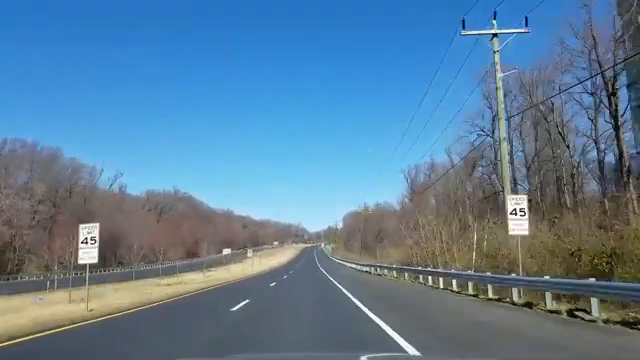
#> input picture frame 89 of lane_soures_code/lane_video3.mp4, 640 x 360 px
$ python lane.py
#> lines starting #> are read from the running program, lines starting #| are printed output that depends on the picture; after the words box and inside, x2 and y2 are one past the last pixel; in counts of white or black regions, pixels touching at a corner belong together
import cv2
import numpy as np

# Open video file
vidcap = cv2.VideoCapture("lane_video3.mp4")
success, image = vidcap.read()
#> image is the input picture: shape (360, 640, 3); mean B, G, R 152.6, 126.1, 91.6

# Function to handle trackbar events
def nothing(x):
    pass

# Create trackbars for HSV thresholding
cv2.namedWindow("Trackbars")
cv2.createTrackbar("LH", "Trackbars", 0, 255, nothing)
cv2.createTrackbar("LS", "Trackbars", 0, 255, nothing)
cv2.createTrackbar("LV", "Trackbars", 200, 255, nothing)
cv2.createTrackbar("UH", "Trackbars", 255, 255, nothing)
cv2.createTrackbar("US", "Trackbars", 50, 255, nothing)
cv2.createTrackbar("UV", "Trackbars", 255, 255, nothing)

while success:
    success, image = vidcap.read()  # Read frame
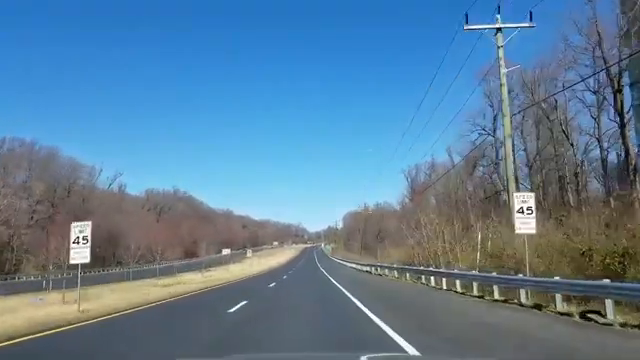
#> input picture frame 90 of lane_soures_code/lane_video3.mp4, 640 x 360 px
#> image is the input picture: shape (360, 640, 3); mean B, G, R 153, 126.4, 92
    if not success:
        break

    frame = cv2.resize(image, (640, 480))
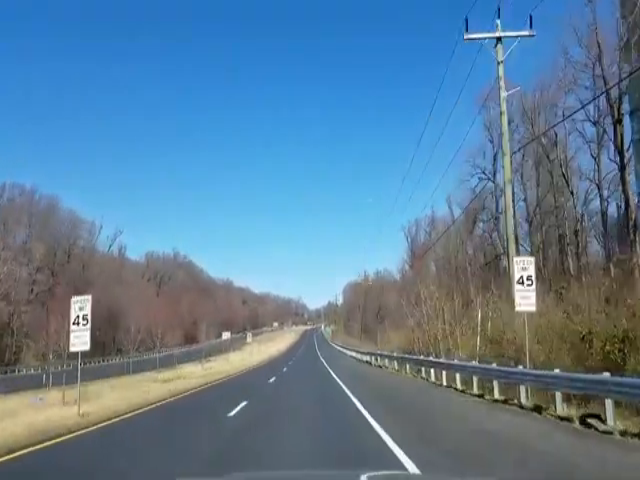
#> frame: shape (480, 640, 3); mean B, G, R 153, 126.4, 92

    # Choosing points for perspective transformation
    tl = (222, 387)
    bl = (70, 472)
    tr = (400, 380)
    br = (538, 472)

    # Draw circles for the points
    cv2.circle(frame, tl, 5, (0, 0, 255), -1)
#> frame: shape (480, 640, 3); 0.03% of pixels changed, all inside (x1, y1, x2, y2) = (217, 382, 228, 393)
    cv2.circle(frame, bl, 5, (0, 0, 255), -1)
#> frame: shape (480, 640, 3); mean B, G, R 153, 126.4, 92.1
    cv2.circle(frame, tr, 5, (0, 0, 255), -1)
#> frame: shape (480, 640, 3); mean B, G, R 152.9, 126.3, 92.2
    cv2.circle(frame, br, 5, (0, 0, 255), -1)
#> frame: shape (480, 640, 3); mean B, G, R 152.9, 126.3, 92.2

    # Applying perspective transformation
    pts1 = np.float32([tl, bl, tr, br])
    pts2 = np.float32([[0, 0], [0, 480], [640, 0], [640, 480]])

    # Matrix to warp the image for bird's-eye view
    matrix = cv2.getPerspectiveTransform(pts1, pts2)
    transformed_frame = cv2.warpPerspective(frame, matrix, (640, 480))
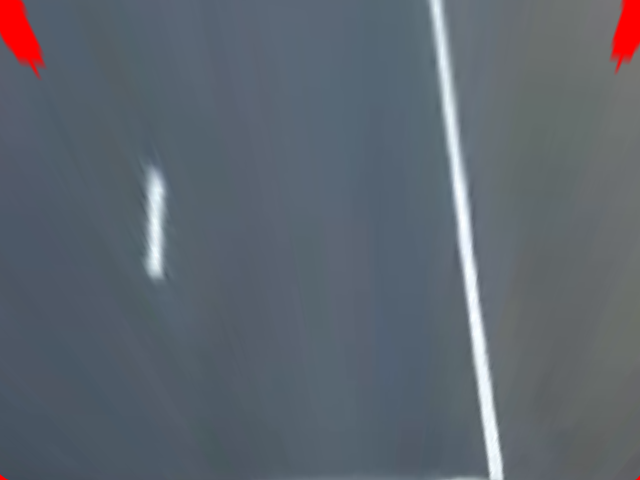
#> transformed_frame: shape (480, 640, 3); mean B, G, R 110.9, 101.5, 93.8

    # Image Thresholding
    hsv_transformed_frame = cv2.cvtColor(transformed_frame, cv2.COLOR_BGR2HSV)
#> hsv_transformed_frame: shape (480, 640, 3); mean H, S, V 101.5, 48.6, 113.6

    # Get trackbar positions
    l_h = cv2.getTrackbarPos("LH", "Trackbars")
    l_s = cv2.getTrackbarPos("LS", "Trackbars")
    l_v = cv2.getTrackbarPos("LV", "Trackbars")
    u_h = cv2.getTrackbarPos("UH", "Trackbars")
    u_s = cv2.getTrackbarPos("US", "Trackbars")
    u_v = cv2.getTrackbarPos("UV", "Trackbars")

    # Define the range for masking
    lower = np.array([l_h, l_s, l_v])
    upper = np.array([u_h, u_s, u_v])

    # Create the mask
    mask = cv2.inRange(hsv_transformed_frame, lower, upper)
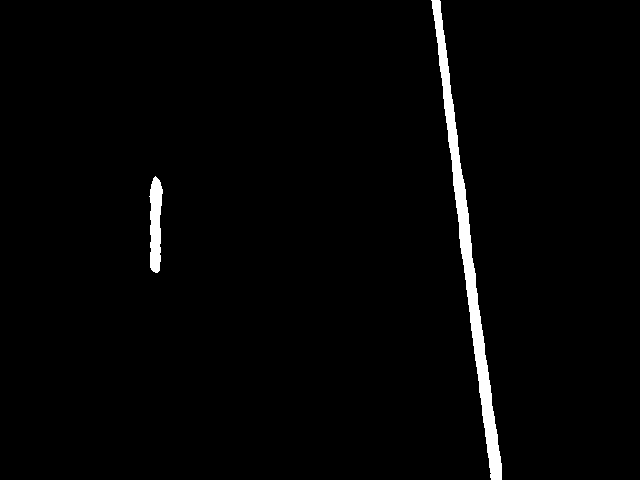
#> mask: shape (480, 640); 1.9% white; 2 white regions, box (x1, y1, x2, y2) and area: (431, 0, 502, 480) 4960, (149, 176, 163, 273) 980

    # Histogram
    histogram = np.sum(mask[mask.shape[0] // 2:, :], axis=0)
#> histogram = 640 values, max 23460 at index 490, min 0 at index 0, mean 1206.9
    midpoint = int(histogram.shape[0] / 2)
#> midpoint = 320

    left_base = np.argmax(histogram[:midpoint])
#> left_base = 155
    right_base = np.argmax(histogram[midpoint:]) + midpoint
#> right_base = 490

    # Sliding window
    y = 472
    lx = []
    rx = []
    msk = mask.copy()

    while y > 0:
        # Left threshold
        img_left = mask[y-48:y, left_base-50:left_base+50]
        contours, _ = cv2.findContours(img_left, cv2.RETR_TREE, cv2.CHAIN_APPROX_SIMPLE)

        for contour in contours:
            M = cv2.moments(contour)
            if M["m00"] != 0:
                cx = int(M["m10"] / M["m00"])
                cy = int(M["m01"] / M["m00"])
                lx.append(left_base - 50 + cx)
                left_base = left_base - 50 + cx

        # Right threshold
        img_right = mask[y-48:y, right_base-50:right_base+50]
        contours, _ = cv2.findContours(img_right, cv2.RETR_TREE, cv2.CHAIN_APPROX_SIMPLE)

        for contour in contours:
            M = cv2.moments(contour)
            if M["m00"] != 0:
                cx = int(M["m10"] / M["m00"])
                cy = int(M["m01"] / M["m00"])
                rx.append(right_base - 50 + cx)
                right_base = right_base - 50 + cx

        # Draw rectangles around detected windows
        cv2.rectangle(msk, (left_base-50, y), (left_base+50, y-40), (255, 255, 255), 2)
        cv2.rectangle(msk, (right_base-50, y), (right_base+50, y-40), (255, 255, 255), 2)

        y -= 40
#> this loop made 12 passes
#> pass 1, `img_right = mask[y-48:y, right_base-50:right_base+50]`:
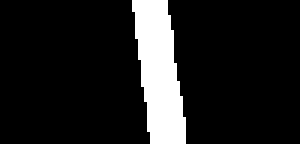
#> img_right: shape (48, 100) (shown 3 times larger); 12.2% white; 1 white region, box (x1, y1, x2, y2) and area: (44, 0, 62, 48) 586
#> pass 3, `img_right = mask[y-48:y, right_base-50:right_base+50]`:
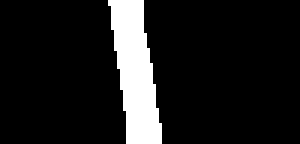
#> img_right: shape (48, 100) (shown 3 times larger); 11.3% white; 1 white region, box (x1, y1, x2, y2) and area: (36, 0, 54, 48) 542
#> after the loop:
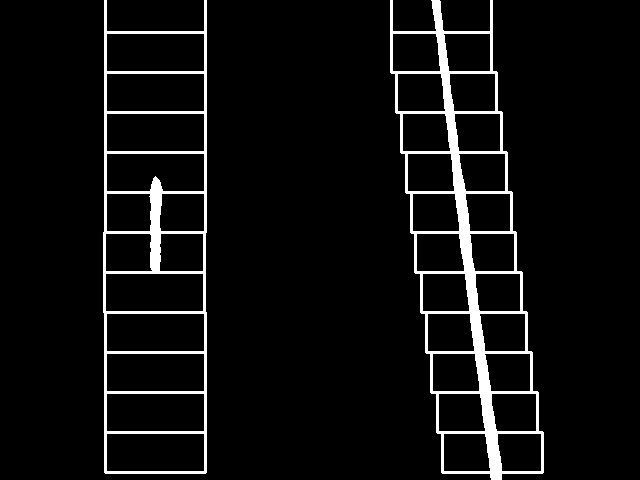
#> msk: shape (480, 640); 6% white; 2 white regions, box (x1, y1, x2, y2) and area: (390, 0, 544, 480) 11051, (103, 0, 207, 474) 7235
#> after the loop, left_base = 155; lx = [154, 154, 155, 155]; right_base = 441; rx = [492, 487, 481, 476, 471, 465, 461, 456, 451, 446, 441]; y = -8

    # Display images
    cv2.imshow("Original", frame)
    cv2.imshow("Bird's Eye View", transformed_frame)
    cv2.imshow("Lane Detection Image Thresholding", mask)
    cv2.imshow("Lane Detection Sliding Windows", msk)

    # Exit on pressing 'Esc'
    if cv2.waitKey(40) == 27:
#> (key Esc is pressed here)
        break

# Release video capture and close windows
vidcap.release()
cv2.destroyAllWindows()

$ run again, starting later in the video
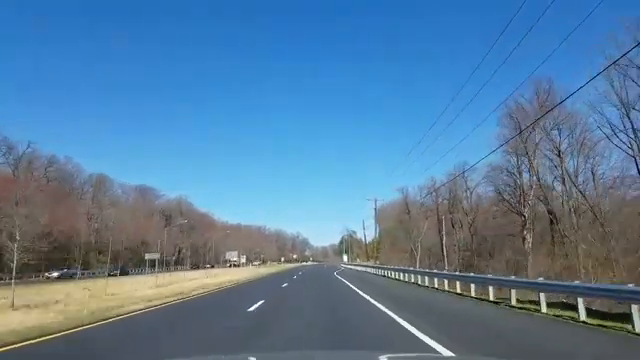
#> input picture frame 400 of lane_soures_code/lane_video3.mp4, 640 x 360 px
#> image is the input picture: shape (360, 640, 3); mean B, G, R 157, 124.8, 86.9
#> hsv_transformed_frame: shape (480, 640, 3); mean H, S, V 104.9, 52.3, 111.7
#> `mask = cv2.inRange(hsv_transformed_frame, lower, upper)`:
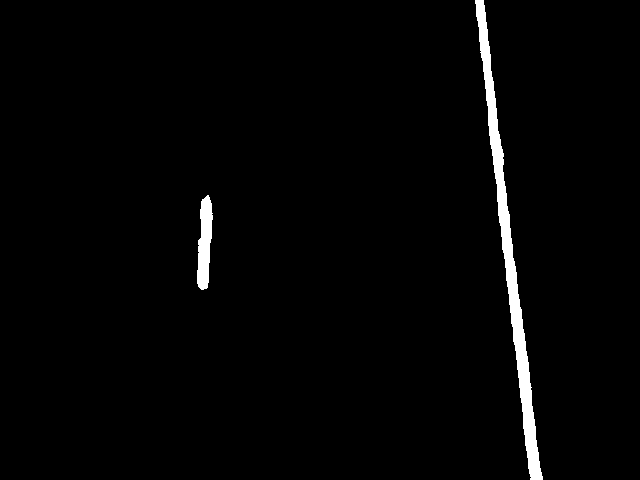
#> mask: shape (480, 640); 2% white; 2 white regions, box (x1, y1, x2, y2) and area: (475, 0, 543, 480) 4976, (197, 195, 213, 290) 1048
#> histogram = 640 values, max 27285 at index 528, min 0 at index 0, mean 1303.3
#> `left_base = np.argmax(histogram[:midpoint])`: left_base = 201
#> `right_base = np.argmax(histogram[midpoint:]) + midpoint`: right_base = 528
#> after the loop `while y > 0:`:
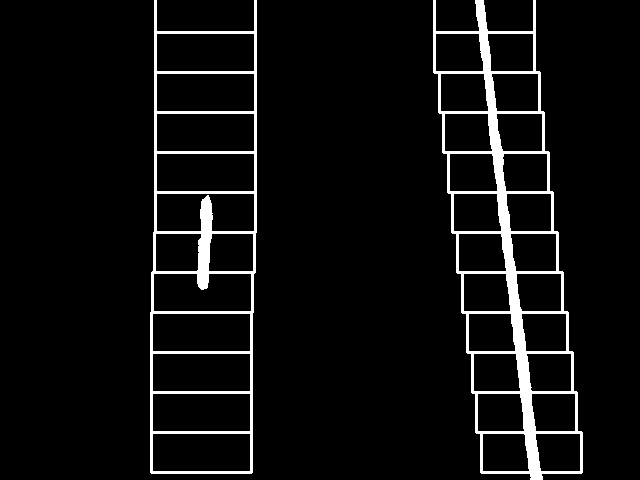
#> msk: shape (480, 640); 6% white; 2 white regions, box (x1, y1, x2, y2) and area: (433, 0, 583, 480) 11050, (150, 0, 257, 474) 7319
#> after the loop `while y > 0:`: left_base = 205; lx = [202, 204, 205]; right_base = 484; rx = [531, 526, 522, 517, 512, 507, 502, 498, 493, 489, 484]; y = -8

$ run again, starting later in the video
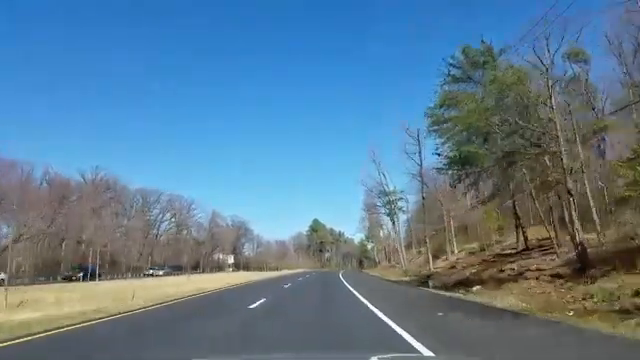
#> input picture frame 712 of lane_soures_code/lane_video3.mp4, 640 x 360 px
#> image is the input picture: shape (360, 640, 3); mean B, G, R 147, 124.1, 92.4
#> hsv_transformed_frame: shape (480, 640, 3); mean H, S, V 102.2, 40, 114
#> `mask = cv2.inRange(hsv_transformed_frame, lower, upper)`:
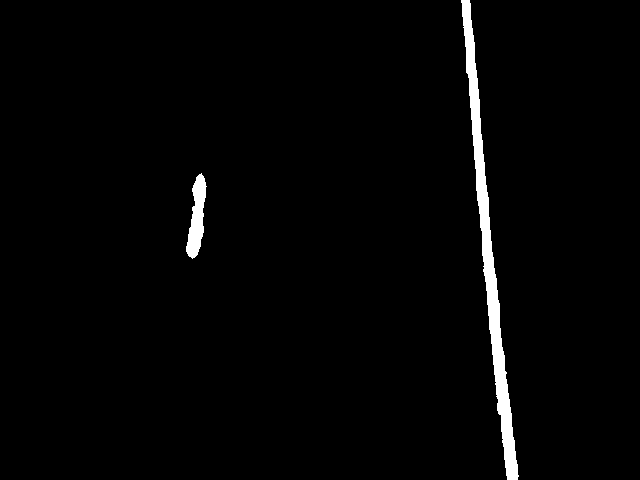
#> mask: shape (480, 640); 2% white; 2 white regions, box (x1, y1, x2, y2) and area: (461, 0, 519, 480) 5056, (186, 173, 207, 259) 995
#> histogram = 640 values, max 30090 at index 496, min 0 at index 0, mean 1189.3
#> `left_base = np.argmax(histogram[:midpoint])`: left_base = 192
#> `right_base = np.argmax(histogram[midpoint:]) + midpoint`: right_base = 496
#> after the loop `while y > 0:`:
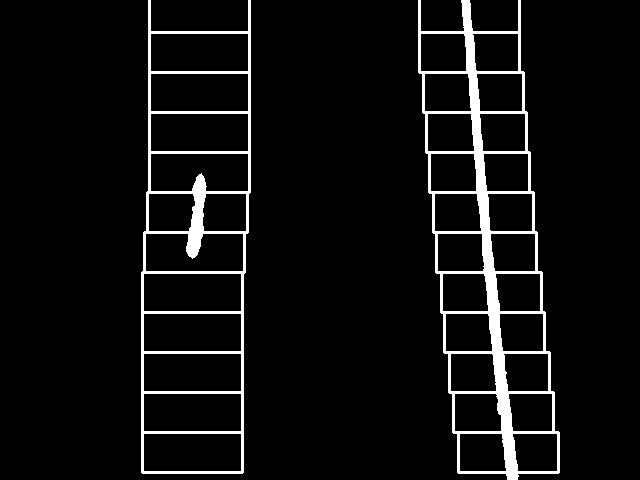
#> msk: shape (480, 640); 6% white; 2 white regions, box (x1, y1, x2, y2) and area: (418, 0, 560, 480) 11102, (141, 0, 251, 474) 7260
#> after the loop `while y > 0:`: left_base = 199; lx = [194, 197, 199]; right_base = 469; rx = [508, 503, 499, 494, 491, 486, 483, 479, 476, 473, 469]; y = -8
